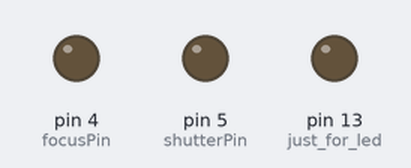
A sketch run on a simulated Arduino Uno, built with avr-gcc and run on an emulated ATmega328P. On the bench: output pins drawn as LEDs (lit = HIGH). The local clock reads 2024-03-15 10:24:30 at power-on unless the sketch sets it; what the sketch prints to the serial monitor is not drawn.

Above: at 9.6 s.
At 19.1 s:
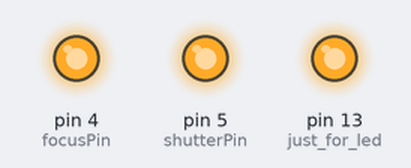
Timing chart, 0 to 26.4 s (numbered marks = the images above):
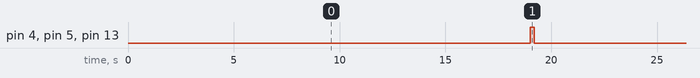

The sketch:

Intervalometer.ino
```cpp
//#include <Time.h>
#include <Wire.h>         //http://arduino.cc/en/Reference/Wire (included with Arduino IDE)
#include "boards.h"				// identifies the chip/board based on IDE's setting (we use it for logging)
#include"lib_customization.h"	// edit this file to define the real time clock and any other functionality-controlling parameters
#include <DS3232RTC.h>    //http://github.com/JChristensen/DS3232RTC
#include <TimeLib.h>         //http://www.arduino.cc/playground/Code/Time

/*
Configuration:
--------------
- delay - before it starts running (optional?)
- interval (one second to hours)
- duration of shutter
- number of photos to take
- days of the week to take photos
- Valid time during day (thee is only one of these - though this could get more complex if we wished)
*/

//////////////////////////////////////////////////////////////
// GLOBALS
//
// edit these values to set the interval for taking photos
//////////////////////////////////////////////////////////////

const int	SHUTTER_TIME_MS			= 200;	// (in milliseconds) I have no idea what this means.  what is the resolution of this?
const int	INTERVAL_SECS		    = 20;		// number of seconds to wait between photos  - for 1 minute use 60, one hour use 3600, etc
const int	NUMBER_OF_EXPOSURES     = 1;		// number of photos to take for each 'loop'/command to take a photo
const int	KEEP_ALIVE_PERIOD_SECS  = 1500;		// In seconds  - set to 0 if we want no keep alive  (25 minutes * 60 sec)
const int	FOCUS_LEAD_TIME_MS      = 2;    // in milliseconds  -

bool	VALID_DAYS[] = {			// true for yes, take photo, false for no - don't take photo
	true,	// sunday
	true,	// monday
	true,	// tuesday
	true,	// wednesday
	true,	// thursday
	true,	// friday
	true	// satudrday
};

// Set to all 0 if always take photo
// Otherwise set the beginning hour and minute to be before the stop hour and minute
int START_HOUR		= 0;	// 0 to 23
int START_MINUTE	= 2;	// 0 to 59
int STOP_HOUR		= 23;	// 0 to 23
int STOP_MINUTE		= 58;	// 0 to 59

// set these as desired to control the shutter and focus
const int focusPin			= 4;
const int shutterPin		= 5;
const int rtcTimerIntPin	= 3;	// this is not working for some reason

bool gForceClockSet = false;  // = false  - forces setting the clock when compiling.  Do this for initial clock/board set up.
//////////////////////////////////////////////////////////////
// End of user editable settings
//////////////////////////////////////////////////////////////

volatile bool triggerPhoto = false;
volatile bool keepAlive = false;

int start_time = 0;
int stop_time = 0;
volatile int interval_counter = 0;
volatile int keep_alive_counter = 0;

// set the type of clock - the default is no RTC - but set the macro for the one you are using.
#ifdef _RTC_DS3231
DS3232RTC rtc;
#elif _RTC_DS1307
RTC_DS1307 rtc;
#else
RTC_Millis rtc;  // this is pretty useless - deprecating the functionaliy if we don't have a rtc
#endif

// just for logging
char daysOfTheWeek[7][12] = { "Sun", "Mon", "Tue", "Wed", "Thu", "Fri", "Sat" };

void setup()
{
	setupRTClock();
	setupCameraPins();
	setupIntervalometerSettings();
	logEvent("Started");
	logSettings();
}

void loop()
{
	// Since I could not get the 1hz square wave to work, we cheat in the loop and check the time.
	// If we're not doing much work it's no big deal, but it would be better to have the ISR/trigger...
	static unsigned long previousTime = 0;
	time_t timeNow = RTC.get();

	if (timeNow != previousTime) {
		commonTimerFunction();
		previousTime = timeNow;             // remember previous time
	}

	if (triggerPhoto)
	{
    keepAlive = false;
    triggerPhoto = false;
    keep_alive_counter = 0;

		for (int i = 0; i < NUMBER_OF_EXPOSURES; i++)
		{
			exposure();
		}
	}
	else if (keepAlive)
	{
		keepAlive = false;
		pingCamera();
	}
}

bool CheckIfWeShouldTakePhoto()
{
	time_t theTime = RTC.get();
	int dayOfWeek = weekday(theTime) - 1;
	int theHour = hour(theTime);
	int theMinute = minute(theTime);

	int current_time = (60 * theHour) + theMinute;

	// check the day - return false if no
	if (!VALID_DAYS[dayOfWeek]) {
		return false;
	}

	// now check if we are in the 'active' time slot
	if (start_time != 0 || stop_time != 0)
	{
		if (start_time > current_time || current_time >= stop_time)
		{
			return false;
		}
	}

	return true;
}

void commonTimerFunction()
{
	interval_counter++;
	keep_alive_counter++;
	if (interval_counter % INTERVAL_SECS == 0) {
		// reset counter to 0 if we hit our interval % (to make division take less time?)
		interval_counter = 0;
		triggerPhoto = CheckIfWeShouldTakePhoto();
	}

	// if we don't trigger photo we may need to keep alive the camera
	if (!triggerPhoto && KEEP_ALIVE_PERIOD_SECS != 0)
	{
		if (keep_alive_counter % KEEP_ALIVE_PERIOD_SECS == 0) {
			keepAlive = true;
			keep_alive_counter = 0;
		}
	}
}

void pingCamera()
{
   const int pingdelay = 90;
	digitalWrite(focusPin, HIGH);
#ifdef _FLASH_LED_ON_TRIGGER
	digitalWrite(LED_BUILTIN, HIGH);
#endif
  delay(pingdelay);
	digitalWrite(focusPin, LOW);
#ifdef _FLASH_LED_ON_TRIGGER
	digitalWrite(LED_BUILTIN, LOW);
#endif
#ifdef _DEBUG_EXPOSURE
	logEvent("Keep Alive");
#endif

#ifdef _FLASH_LED_ON_TRIGGER
   delay(pingdelay);
  digitalWrite(LED_BUILTIN, HIGH);
   delay(pingdelay);
  digitalWrite(LED_BUILTIN, LOW);
#endif
}

void exposure()
{
	// Use the pins we set high to control transistor, optocoupler or relay.  Up to the user.
	// Set focus, then shutter - we may need to delay between focus and then shutter?
	digitalWrite(focusPin, HIGH);
#ifdef _FLASH_LED_ON_TRIGGER
	digitalWrite(LED_BUILTIN, HIGH);
#endif
  if (FOCUS_LEAD_TIME_MS > 0)
    delay(FOCUS_LEAD_TIME_MS);  // may need time to focus before shutter.
	digitalWrite(shutterPin, HIGH);

	delay(SHUTTER_TIME_MS);

	digitalWrite(shutterPin, LOW);
	digitalWrite(focusPin, LOW);
#ifdef _FLASH_LED_ON_TRIGGER
	digitalWrite(LED_BUILTIN, LOW);
#endif
#ifdef _DEBUG_EXPOSURE
  logEvent("Exposure");
#endif
}

void logSettings()
{
#ifndef _NO_SERIAL
	Serial.print("Settings\n");
	Serial.print("-\tInterval (seconds): ");			Serial.print(INTERVAL_SECS, DEC); Serial.println();
	Serial.print("-\tShutter Time (ms):  ");			Serial.print(SHUTTER_TIME_MS, DEC);	 Serial.println();
	Serial.print("-\tExposures:          ");			Serial.print(NUMBER_OF_EXPOSURES, DEC); Serial.println();
	Serial.print("-\tFocus lead Time (ms):");			Serial.print(FOCUS_LEAD_TIME_MS, DEC); Serial.println();
	Serial.print("-\tKeep Alive Period (seconds):");	Serial.print(KEEP_ALIVE_PERIOD_SECS, DEC); Serial.println();

	Serial.print("-\tValid Days:         ");
	for (int d = 0; d < 7; d++)
	{
		if (VALID_DAYS[d]) {
			Serial.print(daysOfTheWeek[d]);
			if (d < 6)
				Serial.print(", ");
		}
	}
	Serial.println();
	Serial.print("-\tValid Period:       ");
	if (START_HOUR < 10)
		Serial.print("0");
	Serial.print(START_HOUR, DEC);
	Serial.print(":");
	if (START_MINUTE < 10)
		Serial.print("0");
	Serial.print(START_MINUTE, DEC);
	Serial.print(" to ");
	if (STOP_HOUR < 10)
		Serial.print("0");
	Serial.print(STOP_HOUR, DEC);
	Serial.print(":");
	if (STOP_MINUTE < 10)
		Serial.print("0");
	Serial.print(STOP_MINUTE, DEC);
	Serial.println();
	Serial.print("-\tFocus Pin:          ");	Serial.print(focusPin, DEC); Serial.println();
	Serial.print("-\tShutter Pin:        ");	Serial.print(shutterPin, DEC);	Serial.println();
	Serial.print("-\tRTC Interrupt Pin:  ");	Serial.print(rtcTimerIntPin, DEC);	Serial.println();
#endif
}

void logTime(time_t theTime)
{
#ifndef _NO_SERIAL

	// maybe we can find another way to log?  that is not serial
	// we should make strings - and log to either oled, usb, serial, BT, etc
	// refactor code and allow coder to specify logging type(s) when building

	int dayOfWeek = weekday(theTime) - 1;
	int theHour = hour(theTime);
	int theMinute = minute(theTime);
	int theSecond = second(theTime);
	int theYear = year(theTime);
	Serial.print(theYear, DEC);	 	Serial.print('/');		Serial.print(month(theTime), DEC);		Serial.print('/');		Serial.print(day(theTime), DEC); 	Serial.print("  ");		Serial.print(theHour, DEC);		Serial.print(':');
	if (theMinute < 10)
		Serial.print("0");
	Serial.print(theMinute, DEC);	Serial.print(':');
	if (theSecond < 10)
		Serial.print("0");
	Serial.print(theSecond, DEC); Serial.print("  (");	Serial.print(daysOfTheWeek[dayOfWeek]);	Serial.print(") ");
#endif
}

void logEvent(char * str)
{
#ifndef _NO_SERIAL
	logTime();
	Serial.print("  ");
	Serial.print(BOARD);
	Serial.print("  ");
	Serial.print(str);
	Serial.println();
#endif
}

void setupCameraPins()
{
	// set the focus and shutter pins
	pinMode(focusPin, OUTPUT);
	pinMode(shutterPin, OUTPUT);
	pinMode(13, OUTPUT);    // just for led

	digitalWrite(focusPin, LOW);
	digitalWrite(shutterPin, LOW);
}

void setupRTClock()
{
	// https://learn.adafruit.com/ds1307-real-time-clock-breakout-board-kit/arduino-library
	// conditional compilation depending on RTC we are using
	setupRTC3231();
	setupRTC1307();
}

void setupRTC1307()
{
}

void setupIntervalometerSettings()
{
	start_time = (60 * START_HOUR) + START_MINUTE;
	stop_time = (60 * STOP_HOUR) + STOP_MINUTE;
}

void setupOneHertzTimer()
{
	// Add specific boards/chips here
	// to keep this part clean we ifdef the code in the function so if the board is not defined it just returns/no code to run
#ifdef _RTC_DS3231
	// use rtc of some kind
	setup3231OneHzTimer();
#elif _RTC_1307
	setup1307OneHzTimer();
#endif
}

void setup3231OneHzTimer()
{
	// http://arduino.stackexchange.com/questions/29873/how-to-set-up-one-second-interrupt-isr-for-ds3231-rtc/29881#29881
	logEvent("Setting RTC timer pin");
	RTC.squareWave(SQWAVE_1_HZ);
}

void rtc_interrupt(void)
{
	commonTimerFunction();
}


void traceDebug(char* s)
{
#ifdef _TRACE
	Serial.print("TRACE - ");
	Serial.print(s);
	Serial.print("\n");
#endif
}

void setupRTC3231()
{
	Serial.begin(9600);
	setSyncProvider(RTC.get);   // the function to get the time from the RTC
	if (timeStatus() != timeSet)
		Serial.println("Unable to sync with the RTC");
	else
		Serial.println("RTC has set the system time");

	bool stopped = RTC.oscStopped();

	if (stopped || gForceClockSet)
	{
		//  we should probably beep or flash or something here - since we're not in good shape!
		// this sets the time to be hardcoded to the time we compiled/uploaded to the board.  Not really useful except when initially building
		Serial.println("Detected clock power loss - resetting RTC date");
		time_t newTime = cvt_date(__DATE__, __TIME__);
		adjustTime(newTime);
		setTime(newTime);
	}
	else {
		Serial.println("Clock did not lose power");
	}
}

time_t cvt_date(char const *date, char const *time)
{
	char s_month[5];
	int year;
	tmElements_t t;
	static const char month_names[] = "JanFebMarAprMayJunJulAugSepOctNovDec";
	sscanf(date, "%s %hhd %d", s_month, &t.Day, &year);
	sscanf(time, "%2hhd %*c %2hhd %*c %2hhd", &t.Hour, &t.Minute, &t.Second);
	t.Month = (strstr(month_names, s_month) - month_names) / 3 + 1;
	if (year > 99) t.Year = year - 1970;
	else t.Year = year + 30;
	return makeTime(t);
}

void logTime() {
	time_t theTime = now();
	logTime(theTime);
}
```

boards.h
```cpp
//#pragma once

// taken from: http://arduino.stackexchange.com/questions/21137/arduino-how-to-get-the-board-type-in-code

#if defined(TEENSYDUINO)

//  --------------- Teensy -----------------

#if defined(__AVR_ATmega32U4__)
#define BOARD "Teensy 2.0"
#elif defined(__AVR_AT90USB1286__)
#define BOARD "Teensy++ 2.0"
#elif defined(__MK20DX128__)
#define BOARD "Teensy 3.0"
#elif defined(__MK20DX256__)
#define BOARD "Teensy 3.1" // and Teensy 3.2
#elif defined(__MKL26Z64__)
#define BOARD "Teensy LC"
#elif defined(__MK66FX1M0__)
#define BOARD "Teensy++ 3.0" // coming soon
#else
#error "Unknown board"
#endif

#else // --------------- Arduino ------------------

#if   defined(ARDUINO_AVR_ADK)
#define BOARD "Mega Adk"
#elif defined(ARDUINO_AVR_BT)    // Bluetooth
#define BOARD "Bt"
#elif defined(ARDUINO_AVR_DUEMILANOVE)
#define BOARD "Duemilanove"
#elif defined(ARDUINO_AVR_ESPLORA)
#define BOARD "Esplora"
#elif defined(ARDUINO_AVR_ETHERNET)
#define BOARD "Ethernet"
#elif defined(ARDUINO_AVR_FIO)
#define BOARD "Fio"
#elif defined(ARDUINO_AVR_GEMMA)
#define BOARD "Gemma"
#elif defined(ARDUINO_AVR_LEONARDO)
#define BOARD "Leonardo"
#elif defined(ARDUINO_AVR_LILYPAD)
#define BOARD "Lilypad"
#elif defined(ARDUINO_AVR_LILYPAD_USB)
#define BOARD "Lilypad Usb"
#elif defined(ARDUINO_AVR_MEGA)
#define BOARD "Mega"
#elif defined(ARDUINO_AVR_MEGA2560)
#define BOARD "Mega 2560"
#elif defined(ARDUINO_AVR_MICRO)
#define BOARD "Micro"
#elif defined(ARDUINO_AVR_MINI)
#define BOARD "Mini"
#elif defined(ARDUINO_AVR_NANO)
#define BOARD "Nano"
#elif defined(ARDUINO_AVR_NG)
#define BOARD "NG"
#elif defined(ARDUINO_AVR_PRO)
#define BOARD "Pro"
#elif defined(ARDUINO_AVR_ROBOT_CONTROL)
#define BOARD "Robot Ctrl"
#elif defined(ARDUINO_AVR_ROBOT_MOTOR)
#define BOARD "Robot Motor"
#elif defined(ARDUINO_AVR_UNO)
#define BOARD "Uno"
#elif defined(ARDUINO_AVR_YUN)
#define BOARD "Yun"

#elif defined(ARDUINO_AVR_TRINKET3)
#define BOARD "Trinket"
// These boards must be installed separately:
#elif defined(ARDUINO_SAM_DUE)
#define BOARD "Due"
#elif defined(ARDUINO_SAMD_ZERO)
#define BOARD "Zero"
#elif defined(ARDUINO_ARC32_TOOLS)
#define BOARD "101"
#else
//#error "Unknown board"
#define BOARD "Unknown board"
#endif

#endif
```

lib_customization.h
```cpp
//#pragma once

// put the #defines/macros in here
// set the real time clock, anything else

//#define _DEBUG_TICK
#define _DEBUG_EXPOSURE
#define _FLASH_LED_ON_TRIGGER
#define _TRACE

#define _RTC_DS3231
//#define _RTC_1307
//#define _RTC_MILLIS

// there might be many others - but for now I am only testing with trinket
// no Serial defined for trinket
#ifdef ARDUINO_AVR_TRINKET3
#define _NO_SERIAL
#endif

/*#ifdef ARDUINO_AVR_FEATHER32U4
#define _NO_SERIAL
#endif
*/

#ifdef _RTC_DS3231
#define _RTC
#endif
```

Measured:
- by itself, pin 4 (focusPin), pin 5 (shutterPin), pin 13 (just_for_led): alternates HIGH for 0.20 s and LOW for 19.8 s
- by itself, everything shown: repeats every 20.0 s, in 3 steps
